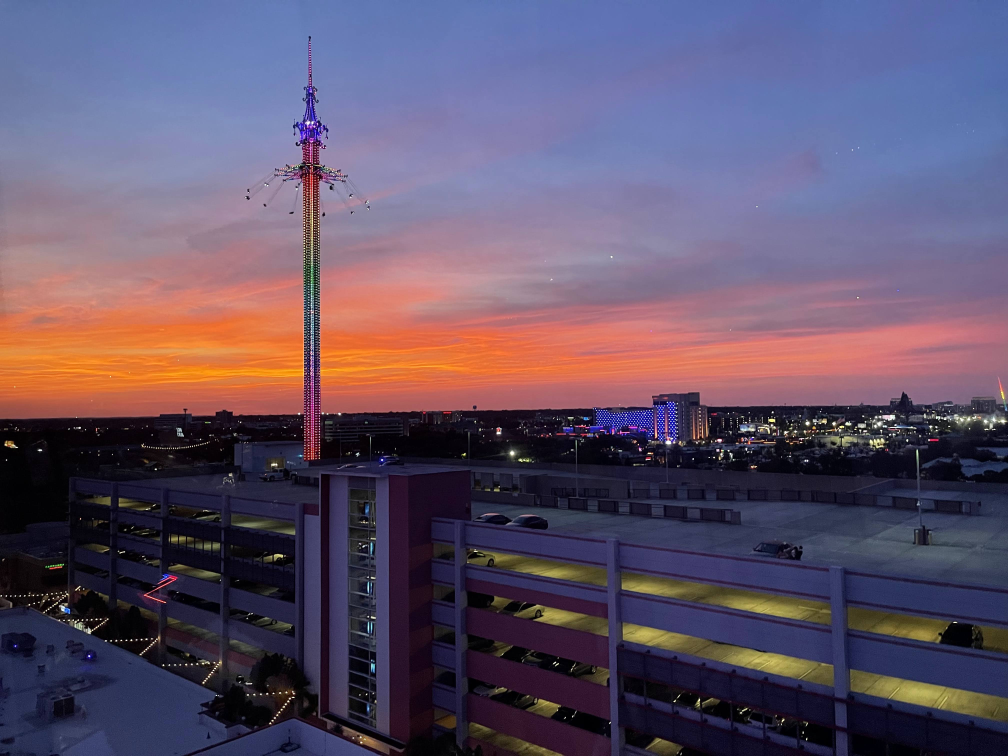
#> input picture project-mosaic/base.jpg, 4032 x 3024 px (shown at 1/4 size); its folder holds only this picture in this run
$ python -i DISCOVERY.py   (imports and definitions only)
#> lines starting #> are read from the running program, lines starting #| are printed output that depends on the picture
import pandas as pd
from PIL import Image

def loadImage(fileName, resize=False, format="RGB"):
  # Open the image using the PIL library
#> called with fileName = 'base.jpg', resize = False, format = 'RGB'
  image = Image.open(fileName)
#> image is the input picture: PIL image 4032x3024 RGB; mean R, G, B 96.9, 82.5, 104.6

  # Convert it to an (x, y) array:
  return imageToArray(image, format, resize)


# Resize the image to an `outputSize` x `outputSize` square, where `outputSize` is defined (globally) above.
# [8 lines left out: function squareAndResizeImage, not called in this run]


# Convert (and resize) an Image to an Lab array
def imageToArray(image, format, resize):
#> called with format = 'RGB', resize = False
  import skimage
  import skimage.io
  import numpy as np

  w, h = image.size
#> w = 4032; h = 3024
  if resize:
    image = squareAndResizeImage(image, resize)

  image = image.convert('RGB')
  rgb = np.array(image)
  if format == "RGB":
    rgb = rgb.astype(int)
    return rgb.transpose([1,0,2])
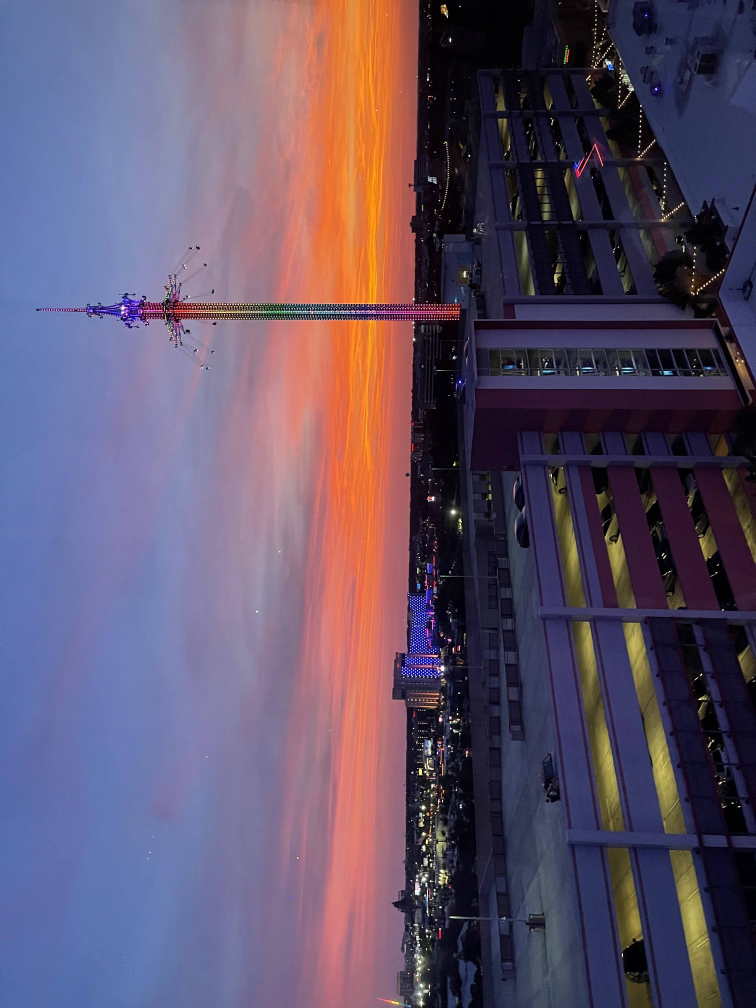
#> returned value: shape (4032, 3024, 3) int64 (shown at 1/4 size); mean of channels 0, 1, 2 96.9, 82.5, 104.6; drawn as R, G, B
  elif format == "Lab":
    lab = skimage.color.rgb2lab(rgb)
    return lab.transpose([1,0,2])
  else:
    raise Exception(f"Unknown format {format}")


imageCache = {}


# [28 lines left out: functions getTileImage, isImageFile, listTileImagesInPath, not called in this run]


tada = "\N{PARTY POPPER}"


# [193 lines left out: functions run_test_case_1b, run_test_case_2d, run_test_case_2e, run_test_case_3, run_test_case_4, run_test_case_6 and 2 more, not called in this run]

>>> result = loadImage('base.jpg')
